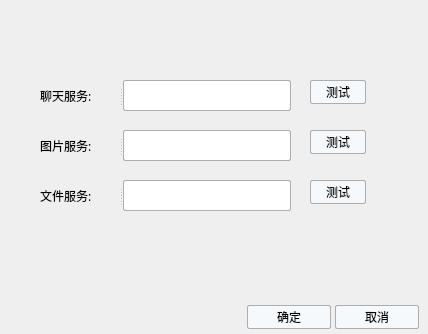
<?xml version="1.0" encoding="UTF-8"?>
<ui version="4.0">
 <class>LoginNetSetWindow</class>
 <widget class="QWidget" name="LoginNetSetWindow">
  <property name="geometry">
   <rect>
    <x>0</x>
    <y>0</y>
    <width>428</width>
    <height>334</height>
   </rect>
  </property>
  <property name="minimumSize">
   <size>
    <width>428</width>
    <height>334</height>
   </size>
  </property>
  <property name="maximumSize">
   <size>
    <width>428</width>
    <height>334</height>
   </size>
  </property>
  <property name="windowTitle">
   <string>LoginNetSetWindow</string>
  </property>
  <widget class="QPushButton" name="pButtonOk">
   <property name="geometry">
    <rect>
     <x>247</x>
     <y>305</y>
     <width>84</width>
     <height>24</height>
    </rect>
   </property>
   <property name="font">
    <font>
     <family>微软雅黑</family>
     <pointsize>9</pointsize>
    </font>
   </property>
   <property name="styleSheet">
    <string notr="true">QPushButton
{
    background:rgb(245,249,252);
    border-radius:2px;
    border: 1px solid rgb(173 , 173 , 173);
}
QPushButton:pressed
{
    background:rgb(245,249,252);
    border-radius:2px;
	padding-left:2px;
	padding-top:2px;
    border: 1px solid rgb(173 , 173 , 173);
}

</string>
   </property>
   <property name="text">
    <string>确定</string>
   </property>
  </widget>
  <widget class="QPushButton" name="pButtonCancel">
   <property name="geometry">
    <rect>
     <x>335</x>
     <y>305</y>
     <width>84</width>
     <height>24</height>
    </rect>
   </property>
   <property name="font">
    <font>
     <family>微软雅黑</family>
     <pointsize>9</pointsize>
    </font>
   </property>
   <property name="styleSheet">
    <string notr="true">QPushButton
{
    background:rgb(245,249,252);
    border-radius:2px;
    border: 1px solid rgb(173 , 173 , 173);
}
QPushButton:pressed
{
    background:rgb(245,249,252);
    border-radius:2px;
	padding-left:2px;
	padding-top:2px;
    border: 1px solid rgb(173 , 173 , 173);
}

</string>
   </property>
   <property name="text">
    <string>取消</string>
   </property>
  </widget>
  <widget class="QLabel" name="labelNet">
   <property name="geometry">
    <rect>
     <x>0</x>
     <y>0</y>
     <width>430</width>
     <height>41</height>
    </rect>
   </property>
   <property name="text">
    <string/>
   </property>
  </widget>
  <widget class="QPushButton" name="imageTestBtn">
   <property name="geometry">
    <rect>
     <x>310</x>
     <y>130</y>
     <width>56</width>
     <height>24</height>
    </rect>
   </property>
   <property name="minimumSize">
    <size>
     <width>56</width>
     <height>24</height>
    </size>
   </property>
   <property name="maximumSize">
    <size>
     <width>56</width>
     <height>24</height>
    </size>
   </property>
   <property name="font">
    <font>
     <family>微软雅黑</family>
     <pointsize>9</pointsize>
    </font>
   </property>
   <property name="styleSheet">
    <string notr="true">QPushButton
{
    background:rgb(245,249,252);
    border-radius:2px;
    border: 1px solid rgb(173 , 173 , 173);
}
QPushButton:pressed
{
    background:rgb(245,249,252);
    border-radius:2px;
	padding-left:2px;
	padding-top:2px;
    border: 1px solid rgb(173 , 173 , 173);
}

</string>
   </property>
   <property name="text">
    <string>测试</string>
   </property>
  </widget>
  <widget class="QPushButton" name="chatTestBtn">
   <property name="geometry">
    <rect>
     <x>310</x>
     <y>80</y>
     <width>56</width>
     <height>24</height>
    </rect>
   </property>
   <property name="minimumSize">
    <size>
     <width>56</width>
     <height>24</height>
    </size>
   </property>
   <property name="maximumSize">
    <size>
     <width>56</width>
     <height>24</height>
    </size>
   </property>
   <property name="font">
    <font>
     <family>微软雅黑</family>
     <pointsize>9</pointsize>
    </font>
   </property>
   <property name="styleSheet">
    <string notr="true">QPushButton
{
    background:rgb(245,249,252);
    border-radius:2px;
    border: 1px solid rgb(173 , 173 , 173);
}
QPushButton:pressed
{
    background:rgb(245,249,252);
    border-radius:2px;
	padding-left:2px;
	padding-top:2px;
    border: 1px solid rgb(173 , 173 , 173);
}

</string>
   </property>
   <property name="text">
    <string>测试</string>
   </property>
  </widget>
  <widget class="QPushButton" name="fileTestBtn">
   <property name="geometry">
    <rect>
     <x>310</x>
     <y>180</y>
     <width>56</width>
     <height>24</height>
    </rect>
   </property>
   <property name="minimumSize">
    <size>
     <width>56</width>
     <height>24</height>
    </size>
   </property>
   <property name="maximumSize">
    <size>
     <width>56</width>
     <height>24</height>
    </size>
   </property>
   <property name="font">
    <font>
     <family>微软雅黑</family>
     <pointsize>9</pointsize>
    </font>
   </property>
   <property name="styleSheet">
    <string notr="true">QPushButton
{
    background:rgb(245,249,252);
    border-radius:2px;
    border: 1px solid rgb(173 , 173 , 173);
}
QPushButton:pressed
{
    background:rgb(245,249,252);
    border-radius:2px;
	padding-left:2px;
	padding-top:2px;
    border: 1px solid rgb(173 , 173 , 173);
}

</string>
   </property>
   <property name="text">
    <string>测试</string>
   </property>
  </widget>
  <widget class="QSplitter" name="splitter">
   <property name="geometry">
    <rect>
     <x>40</x>
     <y>80</y>
     <width>251</width>
     <height>31</height>
    </rect>
   </property>
   <property name="orientation">
    <enum>Qt::Horizontal</enum>
   </property>
   <widget class="QLabel" name="label_2">
    <property name="font">
     <font>
      <family>微软雅黑</family>
      <pointsize>9</pointsize>
     </font>
    </property>
    <property name="text">
     <string>聊天服务:</string>
    </property>
   </widget>
   <widget class="QLineEdit" name="chatAddr">
    <property name="styleSheet">
     <string notr="true">QLineEdit
{
    background:white;
    padding-left:2px ;
    border-radius:2px;
    border: 1px solid rgb(173 , 173 , 173);
}
QLineEdit:hover
{
    border: 1px solid rgb(21 , 131 , 221);
}</string>
    </property>
   </widget>
  </widget>
  <widget class="QSplitter" name="splitter_2">
   <property name="geometry">
    <rect>
     <x>40</x>
     <y>130</y>
     <width>251</width>
     <height>31</height>
    </rect>
   </property>
   <property name="orientation">
    <enum>Qt::Horizontal</enum>
   </property>
   <widget class="QLabel" name="label_5">
    <property name="font">
     <font>
      <family>微软雅黑</family>
      <pointsize>9</pointsize>
     </font>
    </property>
    <property name="text">
     <string>图片服务:</string>
    </property>
   </widget>
   <widget class="QLineEdit" name="imageAddr">
    <property name="styleSheet">
     <string notr="true">QLineEdit
{
    background:white;
    padding-left:2px ;
    border-radius:2px;
    border: 1px solid rgb(173 , 173 , 173);
}
QLineEdit:hover
{
    border: 1px solid rgb(21 , 131 , 221);
}</string>
    </property>
   </widget>
  </widget>
  <widget class="QSplitter" name="splitter_3">
   <property name="geometry">
    <rect>
     <x>40</x>
     <y>180</y>
     <width>251</width>
     <height>31</height>
    </rect>
   </property>
   <property name="orientation">
    <enum>Qt::Horizontal</enum>
   </property>
   <widget class="QLabel" name="label_12">
    <property name="font">
     <font>
      <family>微软雅黑</family>
      <pointsize>9</pointsize>
     </font>
    </property>
    <property name="text">
     <string>文件服务:</string>
    </property>
   </widget>
   <widget class="QLineEdit" name="fileAddr">
    <property name="styleSheet">
     <string notr="true">QLineEdit
{
    background:white;
    padding-left:2px ;
    border-radius:2px;
    border: 1px solid rgb(173 , 173 , 173);
}
QLineEdit:hover
{
    border: 1px solid rgb(21 , 131 , 221);
}</string>
    </property>
   </widget>
  </widget>
 </widget>
 <layoutdefault spacing="6" margin="11"/>
 <resources/>
 <connections/>
</ui>
